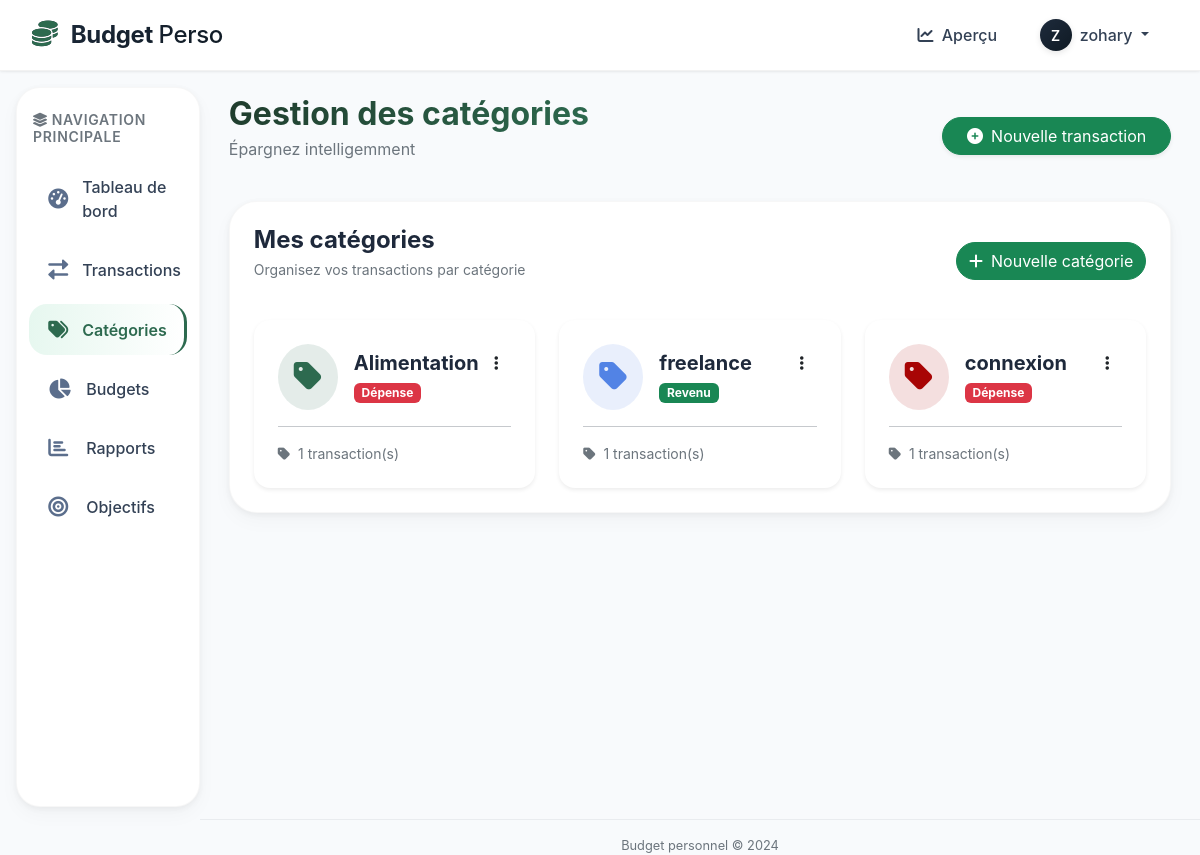
Page /categories/ (signed in) on the committed database.
### budget/models.py (models this page shows, shortened)
class Category(models.Model):
    TYPE_CHOICES = (
        ('income', 'Revenu'),
        ('expense', 'Dépense'),
    )
    name = models.CharField(max_length=100)
    type = models.CharField(max_length=10, choices=TYPE_CHOICES, default='expense')
    user = models.ForeignKey(User, on_delete=models.CASCADE, related_name='categories')
    color = models.CharField(max_length=7, default='#2d6a4f', help_text="Couleur en hexadécimal")
    icon = models.CharField(max_length=50, default='fa-tag', help_text="Icône FontAwesome")
    created_at = models.DateTimeField(auto_now_add=True)
    class Meta:
        unique_together = ['name', 'user']
        verbose_name_plural = "Categories"

### budget/views.py (the view)
# urls.py: path('categories/', views.category_list, name='category_list'),
@login_required
def category_list(request):
    categories = Category.objects.filter(user=request.user)
    return render(request, 'budget/categories.html', {'categories': categories})

### budget/templates/budget/categories.html (shortened to what this page needs)
{% extends "base.html" %}
{% load static %}
{% block content %}
<div class="container-fluid px-0">
    <div class="d-flex justify-content-between align-items-center mb-4">
        <div>
            <h4 class="fw-bold mb-1">Mes catégories</h4>
            <p class="text-muted small">Organisez vos transactions par catégorie</p>
        </div>
        <a href="{% url 'category_create' %}" class="btn btn-success rounded-pill">
            <i class="fas fa-plus me-2"></i>Nouvelle catégorie
        </a>
    </div>
    <div class="row g-4">
        {% for category in categories %}
        <div class="col-md-6 col-lg-4">
            <div class="card border-0 shadow-sm rounded-4 h-100">
                <div class="card-body p-4">
                    <div class="d-flex justify-content-between align-items-start mb-3">
                        <div class="d-flex align-items-center gap-3">
                            <div class="rounded-circle p-3" style="background-color: {{ category.color }}20;">
                                <i class="fas {{ category.icon }} fa-2x" style="color: {{ category.color }};"></i>
                            </div>
                            <div>
                                <h5 class="fw-bold mb-1">{{ category.name }}</h5>
                                <span class="badge {% if category.type == 'income' %}bg-success{% else %}bg-danger{% endif %}">
                                    {{ category.get_type_display }}
                                </span>
                            </div>
                        </div>
                        <div class="dropdown">
                            <button class="btn btn-link text-dark" data-bs-toggle="dropdown">
                                <i class="fas fa-ellipsis-v"></i>
                            </button>
                        </div>
                    </div>
                    <hr>
                    <div class="small text-muted">
                        <i class="fas fa-tag me-1"></i> {{ category.transactions.count }} transaction(s)
                    </div>
                </div>
            </div>
        </div>
        {% endfor %}
    </div>
</div>
{% endblock %}

### budget/templates/base.html (shortened to what this page needs)
{% load static %}
<!DOCTYPE html>
<html lang="fr">
<head>
    <link href="{% static 'bootstrap/css/bootstrap.min.css' %}" rel="stylesheet">
    <link rel="stylesheet" href="https://cdnjs.cloudflare.com/ajax/libs/font-awesome/6.0.0-beta3/css/all.min.css">
</head>
<body>
    {% if user.is_authenticated %}
    <nav class="navbar navbar-expand-lg nav-horizontal sticky-top">
        <div class="container-fluid px-0 px-lg-2">
            <a class="navbar-brand" href="{% url 'dashboard' %}">
                <i class="fas fa-coins"></i>
                Budget <span style="font-weight: 500;">Perso</span>
            </a>
            <div class="collapse navbar-collapse" id="navbarHorizontal">
                <ul class="navbar-nav ms-auto mb-2 mb-lg-0 align-items-center gap-1">
                    <li class="nav-item">
                        <a class="nav-link-horizontal" href="{% url 'dashboard' %}"><i class="fas fa-chart-line me-1"></i> Aperçu</a>
                    </li>
                    <li class="nav-item dropdown">
                        <a class="nav-link-horizontal dropdown-toggle" href="#" id="userDropdown" role="button" data-bs-toggle="dropdown" aria-expanded="false">
                            <div class="user-avatar d-inline-flex me-1" style="width: 32px;height: 32px;font-size: 14px;">
                                <span>{{ user.username|make_list|first|upper }}</span>
                            </div>
                            <span class="d-none d-md-inline">{{ user.get_full_name|default:user.username }}</span>
                        </a>
                    </li>
                </ul>
            </div>
        </div>
    </nav>
    <div class="container-fluid px-0">
        <div class="row g-0">
            <div class="col-12 col-md-4 col-lg-3 col-xl-2">
                <div class="sidebar-vertical">
                    <div class="px-1 mb-3 d-none d-md-block">
                        <h6 class="text-uppercase text-muted small fw-semibold tracking-wide">
                            <i class="fas fa-layer-group me-1"></i>Navigation principale
                        </h6>
                    </div>
                    <ul class="nav-vertical">
                        <li class="nav-item-vertical">
                            <a class="nav-link-vertical {% if request.resolver_match.url_name == 'dashboard' %}active{% endif %}" href="{% url 'dashboard' %}">
                                <i class="fas fa-tachometer-alt"></i>
                                <span>Tableau de bord</span>
                            </a>
                        </li>
                        <li class="nav-item-vertical">
                            <a class="nav-link-vertical {% if request.resolver_match.url_name == 'transaction_list' %}active{% endif %}" href="{% url 'transaction_list' %}">
                                <i class="fas fa-exchange-alt"></i>
                                <span>Transactions</span>
                            </a>
                        </li>
                        <li class="nav-item-vertical">
                            <a class="nav-link-vertical {% if request.resolver_match.url_name == 'category_list' %}active{% endif %}" href="{% url 'category_list' %}">
                                <i class="fas fa-tags"></i>
                                <span>Catégories</span>
                            </a>
                        </li>
                        <li class="nav-item-vertical">
                            <a class="nav-link-vertical {% if request.resolver_match.url_name == 'budget_list' %}active{% endif %}" href="{% url 'budget_list' %}">
                                <i class="fas fa-chart-pie"></i>
                                <span>Budgets</span>
                            </a>
                        </li>
                        <li class="nav-item-vertical">
                            <a class="nav-link-vertical {% if request.resolver_match.url_name == 'report_list' %}active{% endif %}" href="{% url 'report_list' %}">
                                <i class="fas fa-chart-bar"></i>
                                <span>Rapports</span>
                            </a>
                        </li>
                        <li class="nav-item-vertical">
                            <a class="nav-link-vertical {% if request.resolver_match.url_name == 'goal_list' %}active{% endif %}" href="{% url 'goal_list' %}">
                                <i class="fas fa-bullseye"></i>
                                <span>Objectifs</span>
                            </a>
                        </li>
                    </ul>
                </div>
            </div>
            <div class="col-12 col-md-8 col-lg-9 col-xl-10">
                <div class="main-content">
                    {% block page_header %}
                    <div class="d-flex flex-wrap justify-content-between align-items-center mb-4">
                        <div>
                            <h2 class="fw-bold mb-1" style="background: linear-gradient(135deg, #1f3b2c,#2d6a4f); -webkit-background-clip: text; background-clip: text; color: transparent;">
                            {% block page_title %}Bienvenue sur votre espace budget{% endblock %}</h2>
                            <p class="text-muted">Épargnez intelligemment</p>
                        </div>
                        <div>
                            <a href="{% url 'transaction_create' %}" class="btn btn-success rounded-pill shadow-sm px-4">
                                <i class="fas fa-plus-circle me-2"></i>Nouvelle transaction
                            </a>
                        </div>
                    </div>
                    {% endblock %}
                    <div class="content-card hover-lift">
                        {% block content %}{% endblock %}
                    </div>
                </div>
                <footer class="text-center text-muted mt-4 pt-3">
                    <span>Budget personnel © 2024</span>
                </footer>
            </div>
        </div>
    </div>
    {% else %}
        {% block auth_content %}{% endblock %}
    {% endif %}
</body>
</html>

### budget/templates/base.html (style rules this page uses)
:root { --primary-gradient: linear-gradient(135deg, #1e2b3c 0%, #0f1a24 100%); --accent-color: #2d6a4f; --accent-hover: #40916c; --sidebar-bg: #ffffff; --card-shadow: 0 8px 20px rgba(0,0,0,0.03), 0 2px 6px rgba(0,0,0,0.05); --transition-fast: all 0.2s ease; }
body { font-family: 'Inter', sans-serif; background-color: #f8fafc; overflow-x: hidden; color: #1e293b; }
.nav-horizontal { background: rgba(255, 255, 255, 0.96); backdrop-filter: blur(8px); box-shadow: 0 1px 3px rgba(0,0,0,0.05), 0 1px 2px rgba(0,0,0,0.03); padding: 0.75rem 1.5rem; border-bottom: 1px solid rgba(0,0,0,0.05); }
.navbar-brand { font-weight: 700; font-size: 1.5rem; background: var(--primary-gradient); -webkit-background-clip: text; background-clip: text; color: transparent !important; letter-spacing: -0.3px; }
.navbar-brand i { background: none; color: #2d6a4f; margin-right: 8px; font-size: 1.6rem; }
.nav-link-horizontal { color: #334155; font-weight: 500; border-radius: 40px; padding: 0.5rem 1rem !important; margin: 0 0.2rem; transition: var(--transition-fast); text-decoration: none; }
.user-avatar { width: 38px; height: 38px; background: var(--primary-gradient); border-radius: 50%; display: inline-flex; align-items: center; justify-content: center; color: white; font-weight: 600; box-shadow: 0 2px 6px rgba(0,0,0,0.1); }
.sidebar-vertical { background-color: var(--sidebar-bg); border-radius: 24px; margin: 1rem 0 1rem 1rem; box-shadow: var(--card-shadow); padding: 1.5rem 0.75rem; height: calc(100vh - 80px); position: sticky; top: 80px; transition: var(--transition-fast); border: 1px solid rgba(0,0,0,0.03); }
.nav-vertical { display: flex; flex-direction: column; gap: 0.5rem; padding-left: 0; }
.nav-item-vertical { list-style: none; }
.nav-link-vertical { display: flex; align-items: center; gap: 14px; padding: 0.85rem 1.2rem; border-radius: 18px; color: #334155; font-weight: 500; transition: var(--transition-fast); text-decoration: none; }
.nav-link-vertical i { width: 24px; font-size: 1.25rem; color: #5b6e8c; transition: var(--transition-fast); }
.nav-vertical .active { background: linear-gradient(95deg, #e6f7ef, #ffffff); color: var(--accent-color); font-weight: 600; border-right: 3px solid var(--accent-color); }
.nav-vertical .active i { color: var(--accent-color); }
.main-content { padding: 1.5rem 1.8rem; min-height: calc(100vh - 76px); }
.content-card { background: white; border-radius: 28px; box-shadow: var(--card-shadow); padding: 1.5rem; transition: all 0.2s; border: 1px solid rgba(0,0,0,0.03); }
.hover-lift { transition: transform 0.2s, box-shadow 0.2s; }
footer { font-size: 0.8rem; border-top: 1px solid #e9ecef; margin-top: 2rem; }
.tracking-wide { letter-spacing: 0.05em; }

### rows in the picture
Category: name "Alimentation", type "Dépense", transactions.count "1"
Category: name "freelance", type "Revenu", transactions.count "1"
Category: name "connexion", type "Dépense", transactions.count "1"

### other values in the picture
{{ user.username|make_list|first|upper }} "Z"
{{ user.get_full_name|default:user.username }} "zohary"
